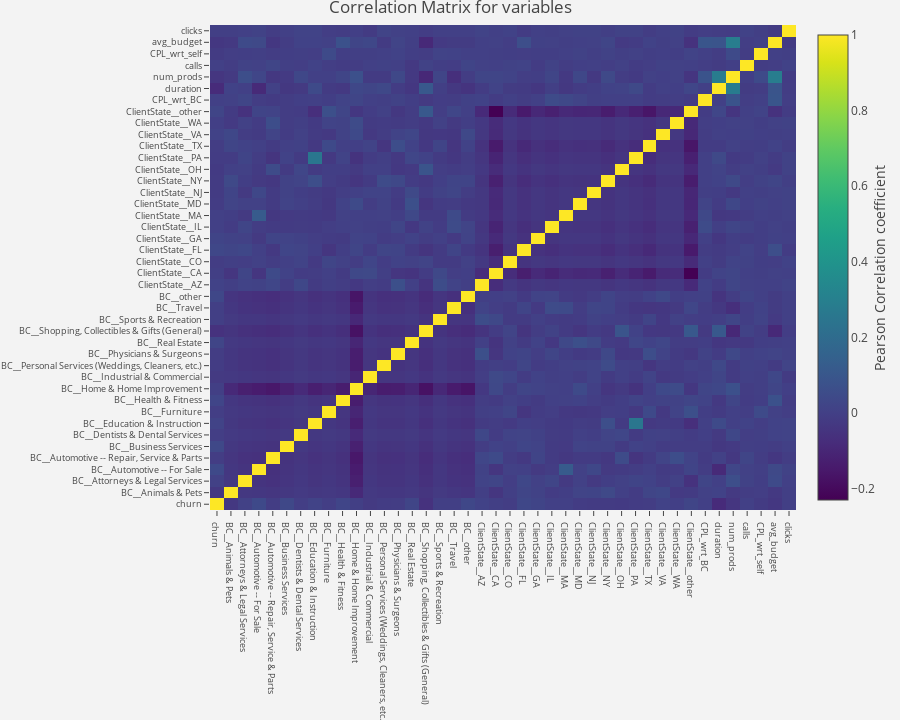

The notebook cell this image was saved under:
### Code cell
#plotting correlation after dummy variable creation
correlation = adv_churn_for_modeling.corr()
matrix_cols = correlation.columns.tolist()
corr_array  = np.array(correlation)

trace = go.Heatmap(z = corr_array,
                   x = matrix_cols,
                   y = matrix_cols,
                   colorscale = "Viridis",
                   colorbar   = dict(title = "Pearson Correlation coefficient",
                                     titleside = "right"
                                    ) ,
                  )

layout = go.Layout(dict(title = "Correlation Matrix for variables",
                        plot_bgcolor  = "rgb(243,243,243)",
                        paper_bgcolor = "rgb(243,243,243)",
                        height = 720,
                        margin  = dict(r = 0 ,l = 210,
                                       t = 25,b = 210,
                                      ),
                        yaxis   = dict(tickfont = dict(size = 9)),
                        xaxis   = dict(tickfont = dict(size = 9))
                       )
                  )

data = [trace]
fig = go.Figure(data=data,layout=layout)
py.iplot(fig)

### Figure 1 — Plotly figure (JSON) as saved in the notebook; plotly's stock layout.template omitted (floating-point values rounded to 4 significant figures; data arrays with more than 128 entries replaced by an {"elided": "..."} marker saying what was removed)
{"data": [{"colorbar": {"title": "Pearson Correlation coefficient", "titleside": "right"}, "colorscale": "Viridis", "type": "heatmap", "uid": "d7e8ea36-be81-473e-b00e-41cb8e10e770", "x": ["churn", "BC__Animals & Pets", "BC__Attorneys & Legal Services", "BC__Automotive -- For Sale", "BC__Automotive -- Repair, Service & Parts", "BC__Business Services", "BC__Dentists & Dental Services", "BC__Education & Instruction", "BC__Furniture", "BC__Health & Fitness", "BC__Home & Home Improvement", "BC__Industrial & Commercial", "BC__Personal Services (Weddings, Cleaners, etc.)", "BC__Physicians & Surgeons", "BC__Real Estate", "BC__Shopping, Collectibles & Gifts (General)", "BC__Sports & Recreation", "BC__Travel", "BC__other", "ClientState__AZ", "ClientState__CA", "ClientState__CO", "ClientState__FL", "ClientState__GA", "ClientState__IL", "ClientState__MA", "ClientState__MD", "ClientState__NJ", "ClientState__NY", "ClientState__OH", "ClientState__PA", "ClientState__TX", "ClientState__VA", "ClientState__WA", "ClientState__other", "CPL_wrt_BC", "duration", "num_prods", "calls", "CPL_wrt_self", "avg_budget", "clicks"], "y": ["churn", "BC__Animals & Pets", "BC__Attorneys & Legal Services", "BC__Automotive -- For Sale", "BC__Automotive -- Repair, Service & Parts", "BC__Business Services", "BC__Dentists & Dental Services", "BC__Education & Instruction", "BC__Furniture", "BC__Health & Fitness", "BC__Home & Home Improvement", "BC__Industrial & Commercial", "BC__Personal Services (Weddings, Cleaners, etc.)", "BC__Physicians & Surgeons", "BC__Real Estate", "BC__Shopping, Collectibles & Gifts (General)", "BC__Sports & Recreation", "BC__Travel", "BC__other", "ClientState__AZ", "ClientState__CA", "ClientState__CO", "ClientState__FL", "ClientState__GA", "ClientState__IL", "ClientState__MA", "ClientState__MD", "ClientState__NJ", "ClientState__NY", "ClientState__OH", "ClientState__PA", "ClientState__TX", "ClientState__VA", "ClientState__WA", "ClientState__other", "CPL_wrt_BC", "duration", "num_prods", "calls", "CPL_wrt_self", "avg_budget", "clicks"], "z": {"elided": "42x42 float values"}}], "layout": {"height": 720, "margin": {"b": 210, "l": 210, "r": 0, "t": 25}, "paper_bgcolor": "rgb(243,243,243)", "plot_bgcolor": "rgb(243,243,243)", "title": "Correlation Matrix for variables", "xaxis": {"tickfont": {"size": 9}}, "yaxis": {"tickfont": {"size": 9}}}}
